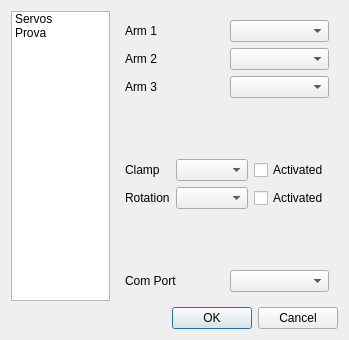
<?xml version="1.0" encoding="UTF-8"?>
<ui version="4.0">
 <class>OptionsWindow</class>
 <widget class="QDialog" name="OptionsWindow">
  <property name="geometry">
   <rect>
    <x>0</x>
    <y>0</y>
    <width>349</width>
    <height>340</height>
   </rect>
  </property>
  <property name="windowTitle">
   <string>Dialog</string>
  </property>
  <layout class="QVBoxLayout" name="verticalLayout">
   <item>
    <layout class="QHBoxLayout" name="horizontalLayout">
     <item>
      <widget class="QListWidget" name="option">
       <item>
        <property name="text">
         <string>Servos</string>
        </property>
       </item>
       <item>
        <property name="text">
         <string>Prova</string>
        </property>
       </item>
      </widget>
     </item>
     <item>
      <widget class="QStackedWidget" name="stack">
       <property name="currentIndex">
        <number>0</number>
       </property>
       <widget class="QWidget" name="page">
        <layout class="QVBoxLayout" name="verticalLayout_2">
         <item>
          <layout class="QHBoxLayout" name="horizontalLayout_5">
           <item>
            <widget class="QLabel" name="label">
             <property name="text">
              <string>Arm 1</string>
             </property>
            </widget>
           </item>
           <item>
            <widget class="QComboBox" name="servo0"/>
           </item>
          </layout>
         </item>
         <item>
          <layout class="QHBoxLayout" name="horizontalLayout_6">
           <item>
            <widget class="QLabel" name="label_2">
             <property name="text">
              <string>Arm 2</string>
             </property>
            </widget>
           </item>
           <item>
            <widget class="QComboBox" name="servo1"/>
           </item>
          </layout>
         </item>
         <item>
          <layout class="QHBoxLayout" name="horizontalLayout_3">
           <item>
            <widget class="QLabel" name="label_3">
             <property name="text">
              <string>Arm 3</string>
             </property>
            </widget>
           </item>
           <item>
            <widget class="QComboBox" name="servo2"/>
           </item>
          </layout>
         </item>
         <item>
          <spacer name="verticalSpacer">
           <property name="orientation">
            <enum>Qt::Vertical</enum>
           </property>
           <property name="sizeHint" stdset="0">
            <size>
             <width>20</width>
             <height>61</height>
            </size>
           </property>
          </spacer>
         </item>
         <item>
          <layout class="QHBoxLayout" name="horizontalLayout_2">
           <item>
            <widget class="QLabel" name="label_5">
             <property name="text">
              <string>Clamp</string>
             </property>
            </widget>
           </item>
           <item>
            <widget class="QComboBox" name="servo3"/>
           </item>
           <item>
            <widget class="QCheckBox" name="servo3A">
             <property name="text">
              <string>Activated</string>
             </property>
            </widget>
           </item>
          </layout>
         </item>
         <item>
          <layout class="QHBoxLayout" name="horizontalLayout_4">
           <item>
            <widget class="QLabel" name="label_4">
             <property name="text">
              <string>Rotation</string>
             </property>
            </widget>
           </item>
           <item>
            <widget class="QComboBox" name="servo4"/>
           </item>
           <item>
            <widget class="QCheckBox" name="servo4A">
             <property name="text">
              <string>Activated</string>
             </property>
            </widget>
           </item>
          </layout>
         </item>
         <item>
          <spacer name="verticalSpacer_2">
           <property name="orientation">
            <enum>Qt::Vertical</enum>
           </property>
           <property name="sizeHint" stdset="0">
            <size>
             <width>20</width>
             <height>60</height>
            </size>
           </property>
          </spacer>
         </item>
         <item>
          <layout class="QHBoxLayout" name="horizontalLayout_7">
           <item>
            <widget class="QLabel" name="label_6">
             <property name="text">
              <string>Com Port</string>
             </property>
            </widget>
           </item>
           <item>
            <widget class="QComboBox" name="com"/>
           </item>
          </layout>
         </item>
        </layout>
       </widget>
       <widget class="QWidget" name="page_2"/>
      </widget>
     </item>
    </layout>
   </item>
   <item>
    <widget class="QDialogButtonBox" name="buttonBox">
     <property name="orientation">
      <enum>Qt::Horizontal</enum>
     </property>
     <property name="standardButtons">
      <set>QDialogButtonBox::Cancel|QDialogButtonBox::Ok</set>
     </property>
    </widget>
   </item>
  </layout>
 </widget>
 <resources/>
 <connections>
  <connection>
   <sender>buttonBox</sender>
   <signal>accepted()</signal>
   <receiver>OptionsWindow</receiver>
   <slot>accept()</slot>
   <hints>
    <hint type="sourcelabel">
     <x>248</x>
     <y>254</y>
    </hint>
    <hint type="destinationlabel">
     <x>157</x>
     <y>274</y>
    </hint>
   </hints>
  </connection>
  <connection>
   <sender>buttonBox</sender>
   <signal>rejected()</signal>
   <receiver>OptionsWindow</receiver>
   <slot>reject()</slot>
   <hints>
    <hint type="sourcelabel">
     <x>316</x>
     <y>260</y>
    </hint>
    <hint type="destinationlabel">
     <x>286</x>
     <y>274</y>
    </hint>
   </hints>
  </connection>
  <connection>
   <sender>option</sender>
   <signal>currentRowChanged(int)</signal>
   <receiver>stack</receiver>
   <slot>setCurrentIndex(int)</slot>
   <hints>
    <hint type="sourcelabel">
     <x>65</x>
     <y>155</y>
    </hint>
    <hint type="destinationlabel">
     <x>233</x>
     <y>155</y>
    </hint>
   </hints>
  </connection>
 </connections>
</ui>
